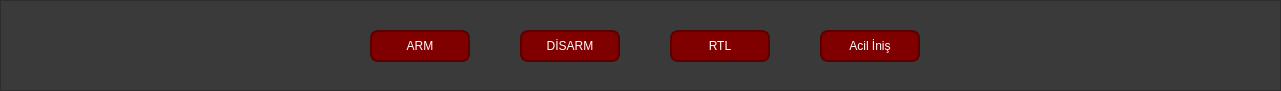
   <widget class="QFrame" name="frame">
    <property name="geometry">
     <rect>
      <x>0</x>
      <y>650</y>
      <width>1281</width>
      <height>91</height>
     </rect>
    </property>
    <property name="styleSheet">
     <string notr="true">background-color: #3a3a3a

</string>
    </property>
    <property name="frameShape">
     <enum>QFrame::Shape::StyledPanel</enum>
    </property>
    <property name="frameShadow">
     <enum>QFrame::Shadow::Raised</enum>
    </property>
    <widget class="QPushButton" name="pushButton_arm">
     <property name="geometry">
      <rect>
       <x>370</x>
       <y>30</y>
       <width>100</width>
       <height>32</height>
      </rect>
     </property>
     <property name="styleSheet">
      <string notr="true">QPushButton {
    background-color: #800000;
    color: white;
    border: 2px solid #5a0000;
    border-radius: 8px;
    padding: 6px;
}

QPushButton:hover {
    background-color: #a00000;  /* Üzerine gelince hafif açılır */
}

QPushButton:pressed {
    background-color: #5a0000;  /* Tıklanınca koyulaşır */
}
</string>
     </property>
     <property name="text">
      <string>ARM</string>
     </property>
    </widget>
    <widget class="QPushButton" name="pushButton_disarm">
     <property name="geometry">
      <rect>
       <x>520</x>
       <y>30</y>
       <width>100</width>
       <height>32</height>
      </rect>
     </property>
     <property name="styleSheet">
      <string notr="true">QPushButton {
    background-color: #800000;
    color: white;
    border: 2px solid #5a0000;
    border-radius: 8px;
    padding: 6px;
}

QPushButton:hover {
    background-color: #a00000;  /* Üzerine gelince hafif açılır */
}

QPushButton:pressed {
    background-color: #5a0000;  /* Tıklanınca koyulaşır */
}
</string>
     </property>
     <property name="text">
      <string>DİSARM</string>
     </property>
    </widget>
    <widget class="QPushButton" name="pushButton_rtl">
     <property name="geometry">
      <rect>
       <x>670</x>
       <y>30</y>
       <width>100</width>
       <height>32</height>
      </rect>
     </property>
     <property name="styleSheet">
      <string notr="true">QPushButton {
    background-color: #800000;
    color: white;
    border: 2px solid #5a0000;
    border-radius: 8px;
    padding: 6px;
}

QPushButton:hover {
    background-color: #a00000;  /* Üzerine gelince hafif açılır */
}

QPushButton:pressed {
    background-color: #5a0000;  /* Tıklanınca koyulaşır */
}
</string>
     </property>
     <property name="text">
      <string>RTL</string>
     </property>
    </widget>
    <widget class="QPushButton" name="pushButton_emergency">
     <property name="geometry">
      <rect>
       <x>820</x>
       <y>30</y>
       <width>100</width>
       <height>32</height>
      </rect>
     </property>
     <property name="styleSheet">
      <string notr="true">QPushButton {
    background-color: #800000;
    color: white;
    border: 2px solid #5a0000;
    border-radius: 8px;
    padding: 6px;
}

QPushButton:hover {
    background-color: #a00000;  /* Üzerine gelince hafif açılır */
}

QPushButton:pressed {
    background-color: #5a0000;  /* Tıklanınca koyulaşır */
}
</string>
     </property>
     <property name="text">
      <string>Acil İniş</string>
     </property>
    </widget>
   </widget>
